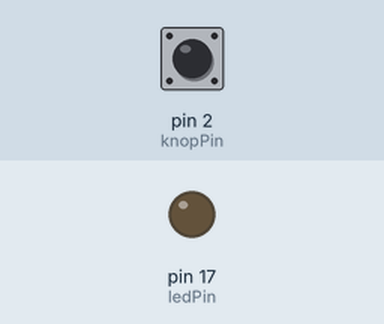
Recording of a sketch running on a simulated Arduino Uno, built with avr-gcc and run on an emulated ATmega328P. Shown: output pins drawn as LEDs (lit = HIGH). Inputs (shaded band) come from the test bench; at power-on: pin 2 (knopPin) HIGH.

Above: at 1.2 s.
1.3 s: pin 2 (knopPin) pulled LOW for 0.15 s
At 2.4 s:
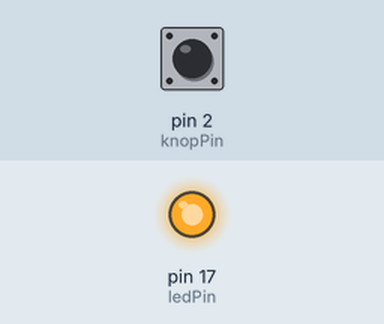
2.9 s: pin 2 (knopPin) pulled LOW for 1 s
At 3.6 s:
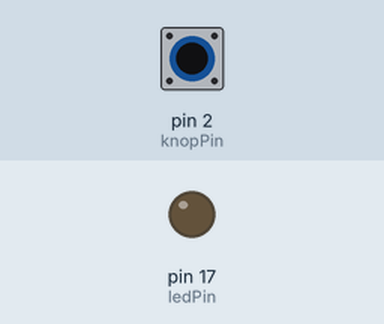
5.4 s: pin 2 (knopPin) pulled LOW for 3.2 s
At 6.7 s:
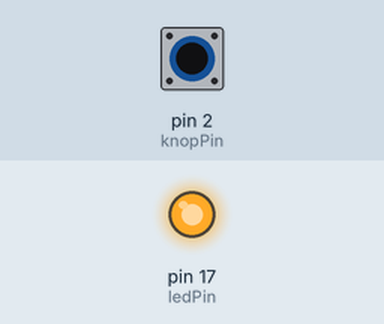
Timing chart, 0 to 8.4 s (numbered marks = the images above; inputs shaded):
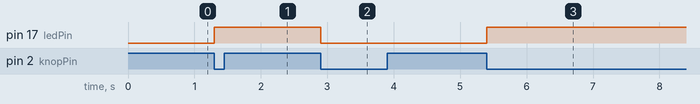

Measured:
- after the input at 1.3 s, pin 17 (ledPin): LOW → HIGH at once
- after the input at 2.9 s, pin 17 (ledPin): HIGH → LOW at once
- after the input at 5.4 s, pin 17 (ledPin): LOW → HIGH at once

The sketch:

Interuptendebounce.ino
```cpp
const int knopPin = 2;
const int ledPin = 17;

bool isSchakelaarAan = false;

long laatsteDebounceTijd = 0;
long debounceVertraging = 200;

void setup() {
  pinMode(knopPin, INPUT_PULLUP);
  attachInterrupt(digitalPinToInterrupt(knopPin), toggleSchakelaar, FALLING);
  pinMode(ledPin, OUTPUT);
}

void loop() {
  if (isSchakelaarAan) {
    digitalWrite(ledPin, HIGH);
  } else {
    digitalWrite(ledPin, LOW);
  }
}

void toggleSchakelaar() {
  long huidigeTijd = millis();

  if (huidigeTijd - laatsteDebounceTijd < debounceVertraging) {
    return;
  }

  isSchakelaarAan = !isSchakelaarAan;

  laatsteDebounceTijd = huidigeTijd;
}
```
